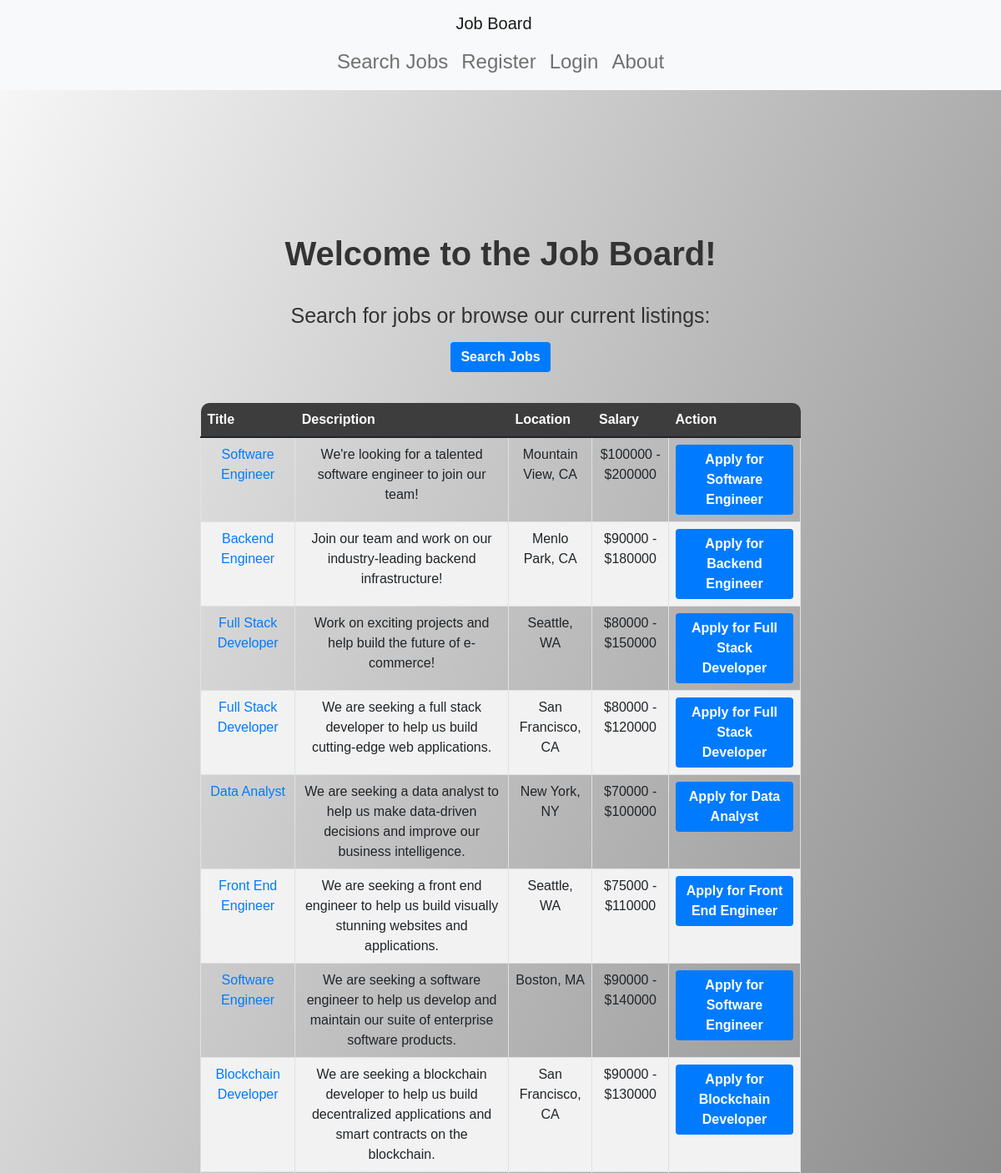
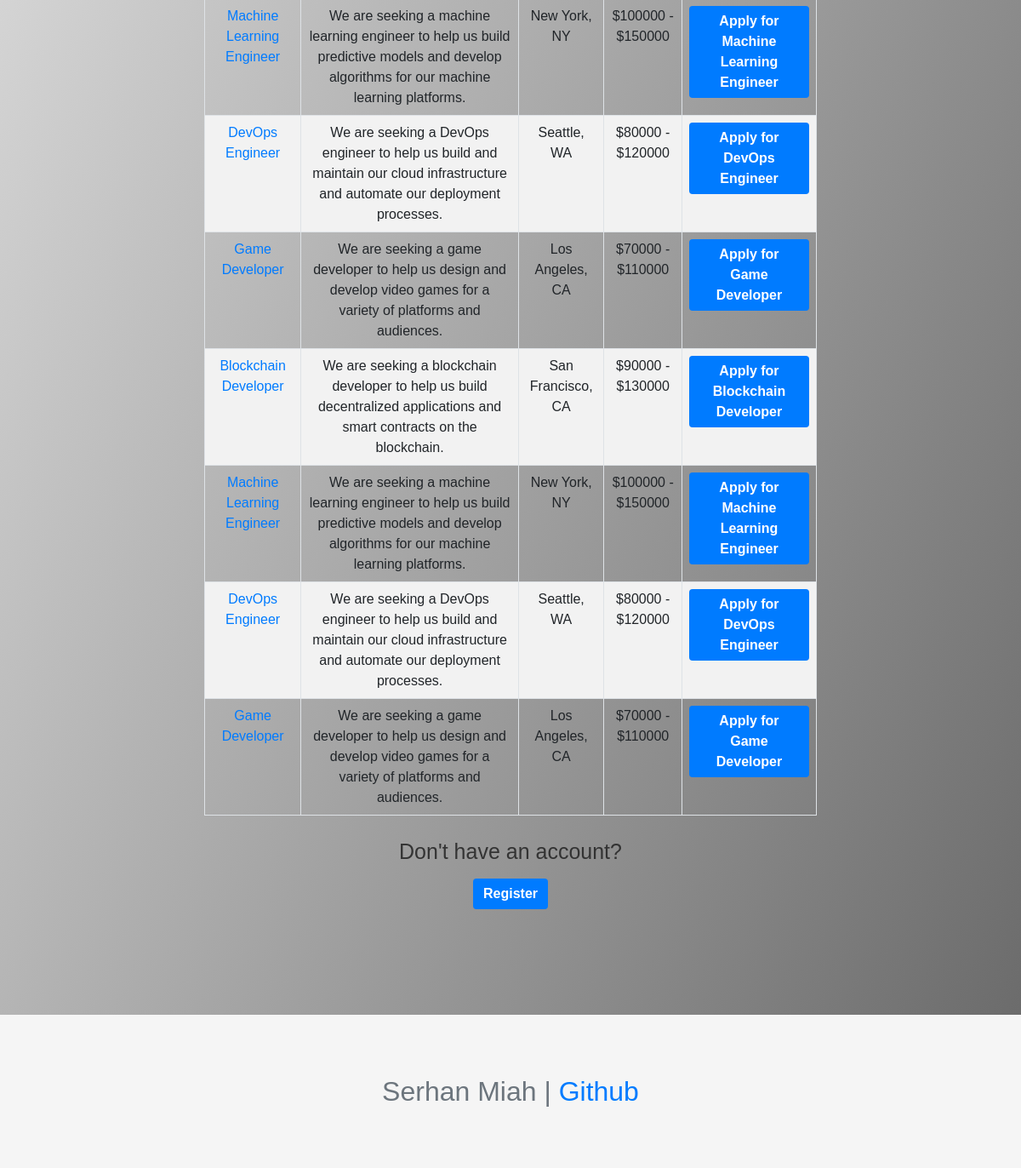
The page / on the database its author committed (2 pictures, top to bottom).
### project/models.py (models this page shows, shortened)
class Job(db.Model):
    id = db.Column(db.Integer, primary_key=True)
    title = db.Column(db.String(100), nullable=False)
    company = db.Column(db.String(100), nullable=False)
    description = db.Column(db.String(1000), nullable=False)
    location = db.Column(db.String(100), nullable=False)
    salary_min = db.Column(db.Integer)
    salary_max = db.Column(db.Integer)
    date_posted = db.Column(db.DateTime, nullable=False, default=datetime.utcnow)
    is_active = db.Column(db.Boolean, nullable=False, default=True)
    applicants = db.relationship('Application', backref='job', lazy=True)

### project/main/routes.py (the view)
@main.route('/')
def index():
    jobs = Job.query.filter_by(is_active=True).all()
    return render_template('index.html', jobs=jobs)

### project/templates/index.html
{% extends "base.html" %}
{% block content %}
<div class="container">
  <h1>Welcome to the Job Board!</h1>
  <p>Search for jobs or browse our current listings:</p>
  <a href="/search" class="btn btn-primary">Search Jobs</a>
  <br><br>
  <table class="table">
    <thead>
      <tr class="table-header">
        <th class="header-cell">Title</th>
        <th class="header-cell">Description</th>
        <th class="header-cell">Location</th>
        <th class="header-cell">Salary</th>
        <th class="header-cell">Action</th>
      </tr>
    </thead>
    <tbody>
      {% for job in jobs %}
        <tr>
          <td><a href="/job/{{ loop.index0 }}">{{ job.title }}</a></td>
          <td>{{ job.description }}</td>
          <td>{{ job.location }}</td>
          <td>${{ job.salary_min }} - ${{ job.salary_max }}</td>
          <td><a href="/apply/{{ job.id }}" class="btn btn-primary">Apply for {{ job.title }}</a></td>
        </tr>
      {% endfor %}
    </tbody>
  </table>
  <div class="text-center">
    <p>Don't have an account?</p>
    <a href="/register" class="btn btn-primary">Register</a>
  </div>
</div>
{% endblock %}

### project/templates/base.html (shortened to what this page needs)
<!DOCTYPE html>
<html>
  <head>
    <link rel="stylesheet" type="text/css" href="{{ url_for('static', filename='css/bootstrap.min.css') }}">
    <link rel="stylesheet" type="text/css" href="{{ url_for('static', filename='style.css') }}">
  </head>
  <body>
    <nav class="navbar navbar-expand-lg navbar-light bg-light">
      <a class="navbar-brand" href="{{ url_for('job_board.index') }}">Job Board</a>
      <div class="collapse navbar-collapse" id="navbarNav">
        <ul class="navbar-nav mr-auto">
          <li class="nav-item">
            <a class="nav-link" href="{{ url_for('job_board.search') }}">Search Jobs</a>
          </li>
          {% if current_user.is_authenticated %}
            <li class="nav-item">
              <a class="nav-link" href="{{ url_for('users.account') }}">Profile</a>
            </li>
            <li class="nav-item">
              <a class="nav-link" href="{{ url_for('users.logout') }}">Logout</a>
            </li>
            <li class="nav-item">
              <a class="nav-link" href="{{ url_for('applicants.my_applications') }}">My Applications</a>
            </li>
          {% else %}
            <li class="nav-item">
              <a class="nav-link" href="{{ url_for('users.register') }}">Register</a>
            </li>
            <li class="nav-item">
              <a class="nav-link" href="{{ url_for('users.login') }}">Login</a>
            </li>
          {% endif %}
          <li class="nav-item">
            <a class="nav-link" href="{{ url_for('main.about') }}">About</a>
          </li>
        </ul>
      </div>
    </nav>
    <main class="container my-4">
      {% block content %}{% endblock %}
    </main>
    <footer class="footer mt-auto py-3">
      <div class="container text-center">
        <span class="text-muted">Serhan Miah | <a href="https://github.com/SerhanMiah" target="_blank">Github</a></span>
      </div>
    </footer>
  </body>
</html>

### project/static/style.css (style rules this page uses)
:root { --font-size-base: 25px; --line-height-base: 1.5; }
body { font-family: sans-serif; font-size: var(--font-size-base); line-height: var(--line-height-base); background: linear-gradient(to bottom right, #f9f9f9, #676767); color: #333; }
h1 { margin-top: 3rem; margin-bottom: 2rem; font-size: 2.5rem; font-weight: 600; }
p { margin-top: 1.5rem; }
a { color: #007bff; text-decoration: none; }
.footer { font-size: xx-large; background-color: #f5f5f5; color: #333; }
.footer a { color: #007bff; }
.btn-primary { background-color: #007bff; border-color: #007bff; font-weight: 600; }
.container { max-width: 800px; margin: 0 auto; padding: 50px 20px; text-align: center; }
table { border-collapse: collapse; width: 100%; font-size: 16px; }
th { background-color: #007bff; color: #fff; font-weight: bold; text-align: left; padding: 10px; }
th:first-child { border-radius: 10px 0 0 0; }
th:last-child { border-radius: 0 10px 0 0; }
td { border: 1px solid #dee2e6; padding: 10px; }
tr:nth-child(even) { background-color: #f2f2f2; }
.btn-primary { background-color: #007bff; color: #fff; border: none; }
.text-center { text-align: center; }
p { margin-bottom: 10px; }
.navbar { flex-direction: column; flex-direction: column; font-size: x-large; }
.table-header { background-color: #3e3d3d; }
.header-cell { padding: 12px 8px; font-weight: bold; text-align: left; border-bottom: 1px solid #ddd; }

### rows shown on the page
Job: title "Software Engineer", description "We're looking for a talented software engineer to join our team!", location "Mountain View, CA", salary_min "100000", salary_max "200000"
Job: title "Backend Engineer", description "Join our team and work on our industry-leading backend infrastructure!", location "Menlo Park, CA", salary_min "90000", salary_max "180000"
Job: title "Full Stack Developer", description "Work on exciting projects and help build the future of e-commerce!", location "Seattle, WA", salary_min "80000", salary_max "150000"
Job: title "Full Stack Developer", description "We are seeking a full stack developer to help us build cutting-edge web applications.", location "San Francisco, CA", salary_min "80000", salary_max "120000"
Job: title "Data Analyst", description "We are seeking a data analyst to help us make data-driven decisions and improve our business intelligence.", location "New York, NY", salary_min "70000", salary_max "100000"
Job: title "Front End Engineer", description "We are seeking a front end engineer to help us build visually stunning websites and applications.", location "Seattle, WA", salary_min "75000", salary_max "110000"
Job: title "Software Engineer", description "We are seeking a software engineer to help us develop and maintain our suite of enterprise software products.", location "Boston, MA", salary_min "90000", salary_max "140000"
Job: title "Blockchain Developer", description "We are seeking a blockchain developer to help us build decentralized applications and smart contracts on the blockchain.", location "San Francisco, CA", salary_min "90000", salary_max "130000"
Job: title "Machine Learning Engineer", description "We are seeking a machine learning engineer to help us build predictive models and develop algorithms for our machine learning platforms.", location "New York, NY", salary_min "100000", salary_max "150000"
Job: title "DevOps Engineer", description "We are seeking a DevOps engineer to help us build and maintain our cloud infrastructure and automate our deployment processes.", location "Seattle, WA", salary_min "80000", salary_max "120000"
Job: title "Game Developer", description "We are seeking a game developer to help us design and develop video games for a variety of platforms and audiences.", location "Los Angeles, CA", salary_min "70000", salary_max "110000"
Job: title "Blockchain Developer", description "We are seeking a blockchain developer to help us build decentralized applications and smart contracts on the blockchain.", location "San Francisco, CA", salary_min "90000", salary_max "130000"
Job: title "Machine Learning Engineer", description "We are seeking a machine learning engineer to help us build predictive models and develop algorithms for our machine learning platforms.", location "New York, NY", salary_min "100000", salary_max "150000"
Job: title "DevOps Engineer", description "We are seeking a DevOps engineer to help us build and maintain our cloud infrastructure and automate our deployment processes.", location "Seattle, WA", salary_min "80000", salary_max "120000"
Job: title "Game Developer", description "We are seeking a game developer to help us design and develop video games for a variety of platforms and audiences.", location "Los Angeles, CA", salary_min "70000", salary_max "110000"
